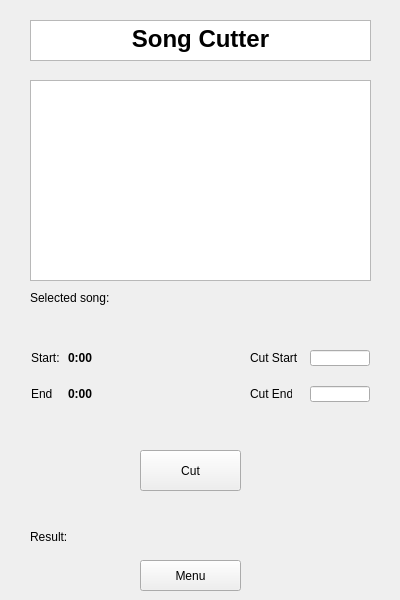
<?xml version="1.0" encoding="UTF-8"?>
<ui version="4.0">
 <class>MainWindow</class>
 <widget class="QMainWindow" name="MainWindow">
  <property name="geometry">
   <rect>
    <x>0</x>
    <y>0</y>
    <width>400</width>
    <height>600</height>
   </rect>
  </property>
  <property name="windowTitle">
   <string>Song Cutter</string>
  </property>
  <widget class="QWidget" name="centralwidget">
   <widget class="QTextBrowser" name="textBrowser">
    <property name="geometry">
     <rect>
      <x>30</x>
      <y>20</y>
      <width>341</width>
      <height>41</height>
     </rect>
    </property>
    <property name="html">
     <string>&lt;!DOCTYPE HTML PUBLIC &quot;-//W3C//DTD HTML 4.0//EN&quot; &quot;http://www.w3.org/TR/REC-html40/strict.dtd&quot;&gt;
&lt;html&gt;&lt;head&gt;&lt;meta name=&quot;qrichtext&quot; content=&quot;1&quot; /&gt;&lt;style type=&quot;text/css&quot;&gt;
p, li { white-space: pre-wrap; }
&lt;/style&gt;&lt;/head&gt;&lt;body style=&quot; font-family:'MS Shell Dlg 2'; font-size:8.25pt; font-weight:400; font-style:normal;&quot;&gt;
&lt;p align=&quot;center&quot; style=&quot; margin-top:0px; margin-bottom:0px; margin-left:0px; margin-right:0px; -qt-block-indent:0; text-indent:0px;&quot;&gt;&lt;span style=&quot; font-size:18pt; font-weight:600;&quot;&gt;Song Cutter&lt;/span&gt;&lt;/p&gt;&lt;/body&gt;&lt;/html&gt;</string>
    </property>
   </widget>
   <widget class="QPushButton" name="songCutterCutButton">
    <property name="geometry">
     <rect>
      <x>140</x>
      <y>450</y>
      <width>101</width>
      <height>41</height>
     </rect>
    </property>
    <property name="text">
     <string>Cut</string>
    </property>
   </widget>
   <widget class="QPushButton" name="songCuterMenuButton">
    <property name="geometry">
     <rect>
      <x>140</x>
      <y>560</y>
      <width>101</width>
      <height>31</height>
     </rect>
    </property>
    <property name="text">
     <string>Menu</string>
    </property>
   </widget>
   <widget class="QLabel" name="label_6">
    <property name="geometry">
     <rect>
      <x>30</x>
      <y>290</y>
      <width>81</width>
      <height>16</height>
     </rect>
    </property>
    <property name="text">
     <string>Selected song:</string>
    </property>
   </widget>
   <widget class="QLabel" name="songCutterSelectedSong">
    <property name="geometry">
     <rect>
      <x>110</x>
      <y>290</y>
      <width>261</width>
      <height>16</height>
     </rect>
    </property>
    <property name="font">
     <font>
      <weight>75</weight>
      <bold>true</bold>
     </font>
    </property>
    <property name="text">
     <string/>
    </property>
   </widget>
   <widget class="QWidget" name="formLayoutWidget_2">
    <property name="geometry">
     <rect>
      <x>30</x>
      <y>530</y>
      <width>199</width>
      <height>21</height>
     </rect>
    </property>
    <layout class="QFormLayout" name="formLayout_2">
     <item row="0" column="0">
      <widget class="QLabel" name="label_5">
       <property name="text">
        <string>Result:</string>
       </property>
      </widget>
     </item>
     <item row="0" column="1">
      <widget class="QLabel" name="songCutterResult">
       <property name="enabled">
        <bool>true</bool>
       </property>
       <property name="font">
        <font>
         <weight>75</weight>
         <bold>true</bold>
        </font>
       </property>
       <property name="styleSheet">
        <string notr="true">color: green;</string>
       </property>
       <property name="text">
        <string/>
       </property>
      </widget>
     </item>
    </layout>
   </widget>
   <widget class="QListView" name="songCutterList">
    <property name="geometry">
     <rect>
      <x>30</x>
      <y>80</y>
      <width>341</width>
      <height>201</height>
     </rect>
    </property>
   </widget>
   <widget class="QLabel" name="label_4">
    <property name="geometry">
     <rect>
      <x>250</x>
      <y>386</y>
      <width>42</width>
      <height>16</height>
     </rect>
    </property>
    <property name="text">
     <string>Cut End:</string>
    </property>
   </widget>
   <widget class="QLineEdit" name="songCutterStartTimeCut">
    <property name="geometry">
     <rect>
      <x>310</x>
      <y>350</y>
      <width>60</width>
      <height>16</height>
     </rect>
    </property>
    <property name="font">
     <font>
      <weight>75</weight>
      <bold>true</bold>
     </font>
    </property>
   </widget>
   <widget class="QLineEdit" name="songCutterEndTimeCut">
    <property name="geometry">
     <rect>
      <x>310</x>
      <y>386</y>
      <width>60</width>
      <height>16</height>
     </rect>
    </property>
    <property name="font">
     <font>
      <weight>75</weight>
      <bold>true</bold>
     </font>
    </property>
   </widget>
   <widget class="QLabel" name="songCutterStartTime">
    <property name="geometry">
     <rect>
      <x>68</x>
      <y>350</y>
      <width>24</width>
      <height>16</height>
     </rect>
    </property>
    <property name="font">
     <font>
      <weight>75</weight>
      <bold>true</bold>
     </font>
    </property>
    <property name="text">
     <string>0:00</string>
    </property>
   </widget>
   <widget class="QLabel" name="label_2">
    <property name="geometry">
     <rect>
      <x>31</x>
      <y>386</y>
      <width>22</width>
      <height>16</height>
     </rect>
    </property>
    <property name="text">
     <string>End:</string>
    </property>
   </widget>
   <widget class="QLabel" name="songCutterEndTime">
    <property name="geometry">
     <rect>
      <x>68</x>
      <y>386</y>
      <width>24</width>
      <height>16</height>
     </rect>
    </property>
    <property name="font">
     <font>
      <weight>75</weight>
      <bold>true</bold>
     </font>
    </property>
    <property name="text">
     <string>0:00</string>
    </property>
   </widget>
   <widget class="QLabel" name="label">
    <property name="geometry">
     <rect>
      <x>31</x>
      <y>350</y>
      <width>31</width>
      <height>16</height>
     </rect>
    </property>
    <property name="text">
     <string>Start: </string>
    </property>
   </widget>
   <widget class="QLabel" name="label_3">
    <property name="geometry">
     <rect>
      <x>250</x>
      <y>350</y>
      <width>48</width>
      <height>16</height>
     </rect>
    </property>
    <property name="text">
     <string>Cut Start:</string>
    </property>
   </widget>
  </widget>
 </widget>
 <resources/>
 <connections/>
</ui>
